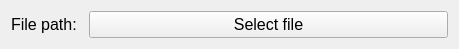
<?xml version="1.0" encoding="UTF-8"?>
<ui version="4.0">
 <class>FileSinkWidget</class>
 <widget class="QWidget" name="FileSinkWidget">
  <property name="geometry">
   <rect>
    <x>0</x>
    <y>0</y>
    <width>459</width>
    <height>45</height>
   </rect>
  </property>
  <property name="windowTitle">
   <string>Form</string>
  </property>
  <layout class="QHBoxLayout" name="horizontalLayout">
   <item>
    <widget class="QLabel" name="label">
     <property name="maximumSize">
      <size>
       <width>72</width>
       <height>22</height>
      </size>
     </property>
     <property name="font">
      <font>
       <pointsize>12</pointsize>
      </font>
     </property>
     <property name="text">
      <string>File path:</string>
     </property>
    </widget>
   </item>
   <item>
    <widget class="QPushButton" name="mSelectFilePushButton">
     <property name="font">
      <font>
       <pointsize>12</pointsize>
      </font>
     </property>
     <property name="text">
      <string>Select file</string>
     </property>
    </widget>
   </item>
  </layout>
 </widget>
 <resources/>
 <connections/>
</ui>
